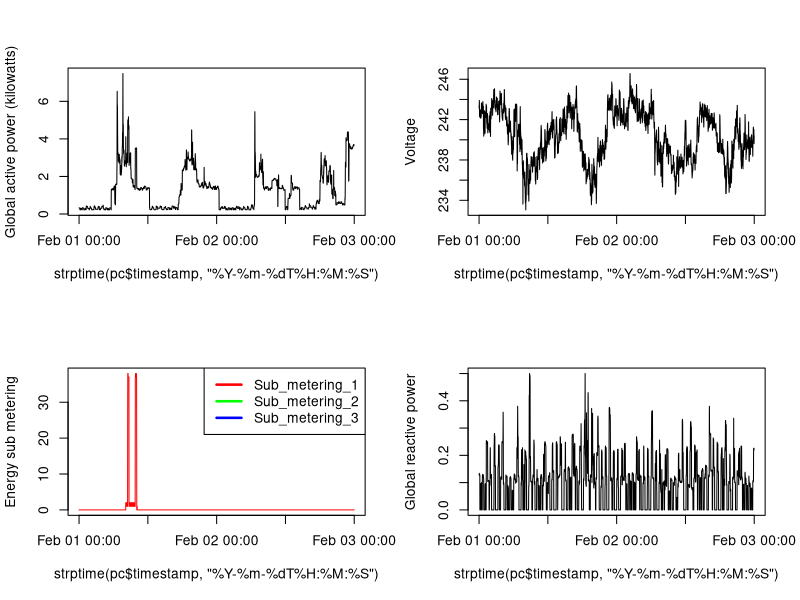

Generate this figure with R:
## I have already filtered the necesary data for two days
## the filterd file is: "household_power_consumption.csv", you can find it in
## this repository

pc <- read.csv("household_power_consumption.csv", header=TRUE, sep=";", na.string="?", colClasses=c("character", "character", "numeric", "numeric", "numeric", "numeric", "numeric", "numeric", "numeric"))
pc <- within(pc, { timestamp=paste(format(as.Date(Date,format("%d/%m/%Y")),"%Y-%m-%d"),"T",Time, sep="") })

par(mfrow = c(2,2))

plot(strptime(pc$timestamp, "%Y-%m-%dT%H:%M:%S"),pc$Global_active_power, ylab="Global active power (kilowatts)", type="l")

plot(strptime(pc$timestamp, "%Y-%m-%dT%H:%M:%S"),pc$Voltage, ylab="Voltage", type="l")

plot(strptime(pc$timestamp, "%Y-%m-%dT%H:%M:%S"),pc$Sub_metering_1, ylab="Energy sub metering", type="l", col='red')
lines(pc$Sub_metering_2, col='green')
lines(pc$Sub_metering_3, col='blue')
legend("topright",c("Sub_metering_1","Sub_metering_2", "Sub_metering_3"),lty=c(1,1,1),lwd=c(2.5,2.5,2.5),col=c("red","green","blue"))

plot(strptime(pc$timestamp, "%Y-%m-%dT%H:%M:%S"),pc$Global_reactive_power, ylab="Global reactive power", type="l", col='black')

dev.copy(png, file="plot4.png")
dev.off()
